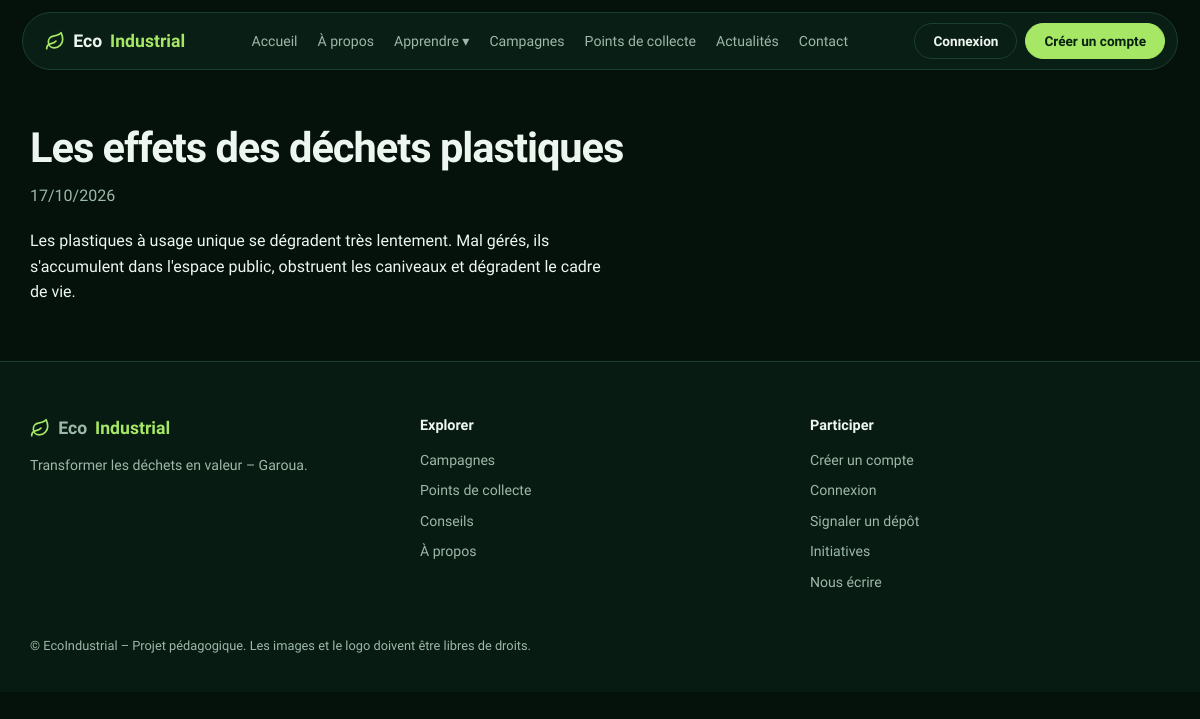
/articles/1/, run on the app's committed database.
### core/models.py (models this page shows, shortened)
class Article(models.Model):
    class Categorie(models.TextChoices):
        ACTUALITE = "actualite", "Actualité"
        CONSEIL = "conseil", "Conseil"
        ENVIRONNEMENT = "environnement", "Environnement"
        RECYCLAGE = "recyclage", "Recyclage"
    titre = models.CharField(max_length=200)
    categorie = models.CharField("Catégorie", max_length=20, choices=Categorie.choices)
    contenu = models.TextField()
    created_at = models.DateTimeField(auto_now_add=True)
    class Meta:
        ordering = ["-id"]

class Parametre(models.Model):
    cle = models.CharField("Clé", max_length=50, primary_key=True)
    valeur = models.TextField(blank=True)
    class Meta:
        verbose_name = "paramètre"
        verbose_name_plural = "infos du site"

### core/views.py (the view)
# urls.py: path("articles/<int:pk>/", views.article_detail, name="article"),
def article_detail(request, pk):
    return render(request, "core/article_detail.html", {"article": get_object_or_404(Article, pk=pk)})

### core/context_processors.py (called while the page is built)
def site(request):
    try:
        valeurs = dict(Parametre.objects.values_list("cle", "valeur"))
    except Exception:  # table pas encore migrée
        valeurs = {}
    return {"site": {k: valeurs.get(k) or d for k, d in DEFAUTS.items()}}

### core/templatetags/core_extras.py (called while the page is built)
@register.simple_tag
def icon(name):
    return format_html('<svg class="i" aria-hidden="true"><use href="#i-{}"/></svg>', name)

@register.simple_tag
def asset(path):
    try:
        stamp = int(Path(settings.BASE_DIR, "static", path).stat().st_mtime)
    except OSError:
        stamp = 0
    return f"{static(path)}?v={stamp}"

### templates/core/article_detail.html (shortened to what this page needs)
{% extends "base.html" %}
{% block content %}
<div class="wrap page"><h1>{{ article.titre }}</h1><p class="sub">{{ article.created_at|date:"d/m/Y" }}</p>
<p style="margin-top:20px;max-width:65ch">{{ article.contenu|linebreaksbr }}</p></div>
{% endblock %}

### templates/base.html (shortened to what this page needs)
{% load static core_extras %}<!DOCTYPE html>
<html lang="fr"><head><meta charset="utf-8"><meta name="viewport" content="width=device-width, initial-scale=1, viewport-fit=cover">
<link rel="stylesheet" href="{% asset 'css/style.css' %}"></head><body>
{% with url=request.resolver_match.url_name %}
<header class="nav"><div class="nav-in">
<a class="logo" href="{% url 'home' %}">{% icon 'leaf' %}Eco<b>Industrial</b></a>
<nav class="menu" aria-label="Navigation principale">
<a class="{% if url == 'home' %}on{% endif %}" href="{% url 'home' %}">Accueil</a>
<a class="{% if url == 'a_propos' %}on{% endif %}" href="{% url 'a_propos' %}">À propos</a>
<span class="dd"><button type="button" class="{% if url == 'environnement' or url == 'recyclage' or url == 'conseils' %}on{% endif %}">Apprendre ▾</button></span>
<a class="{% if url == 'campagnes' or url == 'campagne' %}on{% endif %}" href="{% url 'campagnes' %}">Campagnes</a>
<a class="{% if url == 'points' %}on{% endif %}" href="{% url 'points' %}">Points de collecte</a>
<a class="{% if url == 'actualites' %}on{% endif %}" href="{% url 'actualites' %}">Actualités</a>
<a class="{% if url == 'contact' %}on{% endif %}" href="{% url 'contact' %}">Contact</a>
{% if user.is_staff %}<a href="{% url 'admin:index' %}">Admin</a>{% endif %}</nav>
<div class="acts">
{% if user.is_authenticated %}<a class="btn btn-ghost" href="{% url 'profil' %}">Mon espace</a><form class="inline" method="post" action="{% url 'logout' %}">{% csrf_token %}<button class="btn btn-main">Quitter</button></form>
{% else %}<a class="btn btn-ghost" href="{% url 'login' %}">Connexion</a><a class="btn btn-main" href="{% url 'inscription' %}">Créer un compte</a>{% endif %}
</div>
</div></header>
{% endwith %}
<main>
{% block content %}{% endblock %}
</main><footer><div class="wrap"><div class="fgrid">
<div><a class="logo" href="{% url 'home' %}">{% icon 'leaf' %}Eco<b>Industrial</b></a><p style="margin-top:12px">{{ site.slogan }} – Garoua.</p></div>
<div><h4>Explorer</h4><a href="{% url 'campagnes' %}">Campagnes</a><a href="{% url 'points' %}">Points de collecte</a><a href="{% url 'conseils' %}">Conseils</a><a href="{% url 'a_propos' %}">À propos</a></div>
<div><h4>Participer</h4><a href="{% url 'inscription' %}">Créer un compte</a><a href="{% url 'login' %}">Connexion</a><a href="{% url 'signalement' %}">Signaler un dépôt</a><a href="{% url 'initiatives' %}">Initiatives</a><a href="{% url 'contact' %}">Nous écrire</a></div></div>
<p class="copy">© EcoIndustrial – Projet pédagogique. Les images et le logo doivent être libres de droits.</p></div></footer></body></html>

### static/css/style.css (style rules this page uses)
:root { --bg:#05120c;--bg2:#081b12;--panel:#0b2217;--panel2:#0e2b1e;--line:#1b4030;--ink:#eef6f0;--mute:#9db8a9;--lime:#a6e865;--lime-ink:#08200f;--r:20px }
* { box-sizing:border-box;margin:0 }
html { scroll-behavior:smooth }
html { -webkit-text-size-adjust:100%;scroll-padding-top:96px }
body { font-family:Sora,system-ui,-apple-system,Segoe UI,sans-serif;background:var(--bg);color:var(--ink);line-height:1.6;overflow-x:clip }
a,button { -webkit-tap-highlight-color:transparent }
a { color:inherit;text-decoration:none }
.i { width:1.15em;height:1.15em;fill:none;stroke:currentColor;stroke-width:2;stroke-linecap:round;stroke-linejoin:round;flex:none;vertical-align:-.2em }
.wrap { max-width:1180px;margin:0 auto;padding:0 20px }
.btn { display:inline-flex;align-items:center;gap:8px;padding:13px 24px;border-radius:999px;font:600 .95rem Sora,system-ui,sans-serif;border:1px solid var(--line);cursor:pointer;color:var(--ink);background:none;transition:.2s }
.btn-main { background:var(--lime);color:var(--lime-ink);border-color:var(--lime) }
.nav { position:sticky;top:12px;z-index:20;margin:12px auto 0;max-width:1180px;padding:0 12px }
.nav-in { display:flex;align-items:center;justify-content:space-between;gap:12px;background:rgba(11,34,23,.85);backdrop-filter:blur(12px);border:1px solid var(--line);border-radius:999px;padding:10px 12px 10px 22px }
.logo { display:flex;align-items:center;gap:8px;font-weight:700;font-size:1.1rem }
.logo b { color:var(--lime) }
.logo .i { color:var(--lime) }
.menu { display:none;gap:24px;font-size:.9rem;color:var(--mute) }
.acts { display:flex;gap:8px;align-items:center }
.acts .btn { padding:9px 18px;font-size:.85rem }
@media (min-width:1100px) { .menu { display:flex } }
h1 { font-size:clamp(2.4rem,6vw,4.2rem);line-height:1.07;font-weight:700;letter-spacing:-.025em;margin-top:18px }
.sub { color:var(--mute);max-width:56ch;margin-top:12px }
footer { border-top:1px solid var(--line);padding:52px 0 28px;background:var(--bg2) }
.fgrid { display:grid;gap:30px;grid-template-columns:repeat(auto-fit,minmax(200px,1fr)) }
footer h4 { margin-bottom:12px;font-size:.9rem }
footer a,footer p { color:var(--mute);font-size:.88rem;display:block;margin-bottom:8px }
.copy { margin-top:34px;color:var(--mute);font-size:.8rem }
.page { padding:56px 20px }
.page h1 { font-size:clamp(1.8rem,4vw,2.6rem);margin:0 0 8px }
.menu { gap:20px;font-size:.88rem }
.dd { position:relative }
.dd button { background:none;border:0;color:inherit;font:inherit;cursor:pointer;padding:0 }

### data on the page
Article: titre "Les effets des déchets plastiques", created_at "17/10/2026", contenu "Les plastiques à usage unique se dégradent très lentement. Mal gérés, ils s'accumulent dans l'espace public, obstruent les caniveaux et dégradent le cadre de vie."
Parametre: slogan "Transformer les déchets en valeur"
